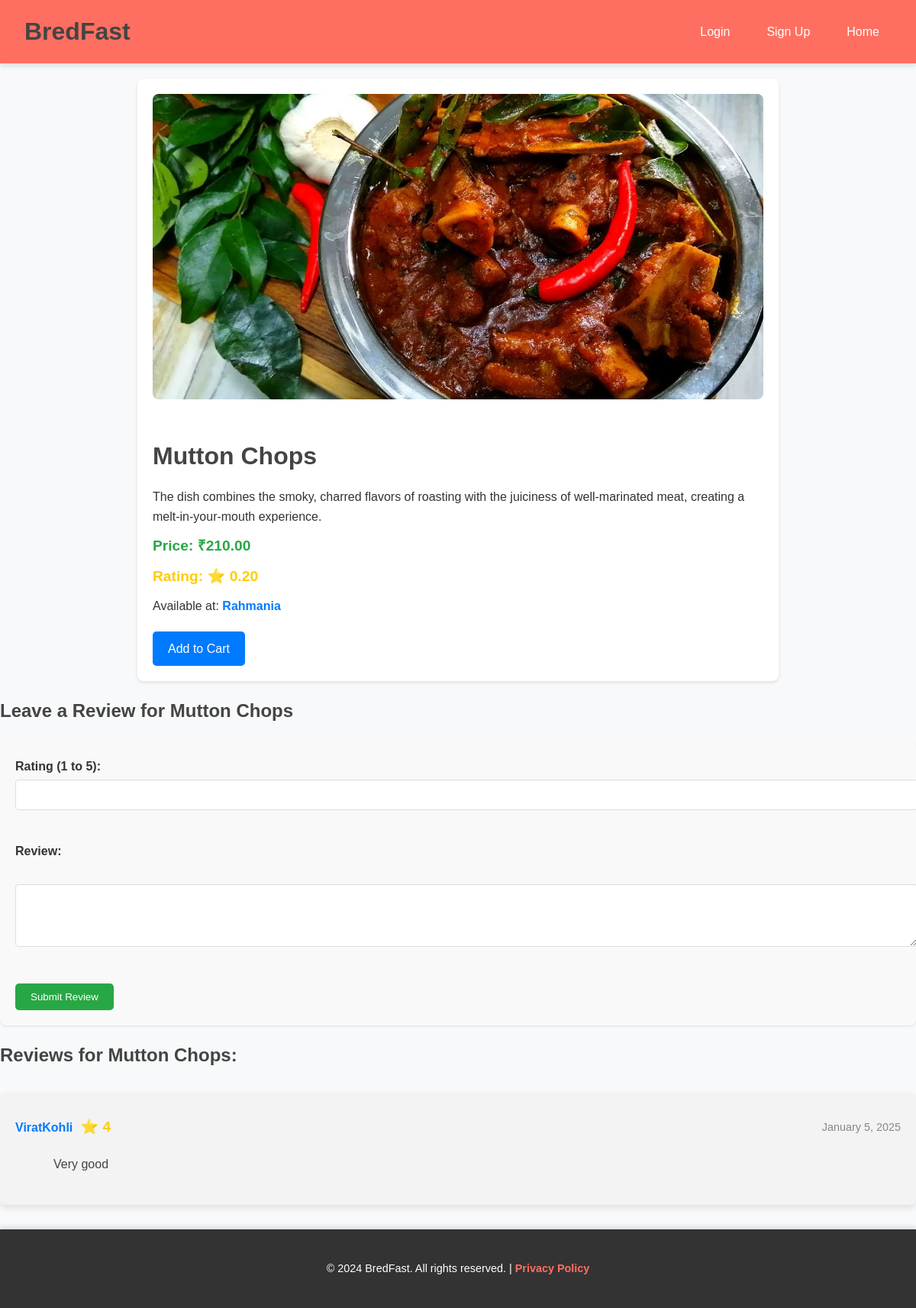
/menuitem/7/, run on the app's committed database.
### check2_app/models.py (models this page shows, shortened)
class MenuItem(models.Model):
    restaurant = models.ForeignKey(Restaurant, on_delete=models.CASCADE, related_name="menu_items")
    name = models.CharField(max_length=255)
    category = models.ForeignKey(Category, on_delete=models.CASCADE)
    description = models.TextField(blank=True, null=True)
    price = models.DecimalField(max_digits=10, decimal_places=2)
    image = models.ImageField(upload_to='uploads/menu_images/', blank=True, null=True)
    rating = models.DecimalField(max_digits=2, decimal_places=2)

class Restaurant(models.Model):
    name = models.CharField(max_length=255)
    address = models.CharField(max_length=255)
    latitude = models.FloatField(blank=True, null=True)
    longitude = models.FloatField(blank=True, null=True)
    image = models.ImageField(upload_to='uploads/restaurant_images/', blank=True, null=True)
    categories = models.ManyToManyField('Category', related_name='restaurants')

class Review(models.Model):
    user = models.ForeignKey(User, on_delete=models.CASCADE, related_name="reviews")
    restaurant = models.ForeignKey(Restaurant, on_delete=models.CASCADE, related_name="reviews", blank=True, null=True)
    menu_item = models.ForeignKey(MenuItem, on_delete=models.CASCADE, related_name="reviews", blank=True, null=True)
    rating = models.PositiveIntegerField(validators=[MinValueValidator(1), MaxValueValidator(5)])
    comment = models.TextField(blank=True, null=True)
    created_at = models.DateTimeField(auto_now_add=True)

### check2_app/views.py (the view, shortened to what this page needs)
# urls.py: path('menuitem/<int:pk>/', views.food_item, name='food-item'),
def food_item(request, pk):
    menu_item = get_object_or_404(MenuItem, pk=pk)
    return render(request, 'food.html', {'menuitem': menu_item})

### templates/food.html (shortened to what this page needs)
<!DOCTYPE html>
<html lang="en">
<head>
</head>
<body>
    <header>
        <h1>BredFast</h1>
        <nav>
            {% if user.is_authenticated %}
                <a href="{% url 'logout' %}">Logout</a>
                <a href="{% url 'cart-view' %}">Cart</a>
                <a href="{% url 'home' %}">Home</a>
            {% else %}
                <a href="{% url 'login' %}">Login</a>
                <a href="{% url 'signup' %}">Sign Up</a>
                <a href="{% url 'home' %}">Home</a>
            {% endif %}
        </nav>
    </header>
    <div class="container">
        {% if menuitem.image %}
            <img src="{{ menuitem.image.url }}" alt="{{ menuitem.name }}">
        {% endif %}
        <h1>{{ menuitem.name }}</h1>
        <p>{{ menuitem.description }}</p>
        <p class="price">Price: ₹{{ menuitem.price }}</p>
        <p class="rating">Rating: ⭐ {{ menuitem.rating }}</p>
        <p>Available at: <span class="restaurant-name">{{ menuitem.restaurant.name }}</span></p>
        <a href="{% url 'add-to-cart' menuitem.id %}" class="btn-cart">Add to Cart</a>
    </div>
    <h2>Leave a Review for {{ menuitem.name }}</h2>
    <form method="POST">
        <label for="rating">Rating (1 to 5):</label>
        <input type="number" id="rating" name="rating" min="1" max="5" required><br><br>
        <label for="comment">Review:</label><br>
        <textarea id="comment" name="comment" rows="4" required></textarea><br><br>
        <button type="submit">Submit Review</button>
    </form>
    <h2>Reviews for {{ menuitem.name }}:</h2>
    {% if menuitem.reviews.all %}
        {% for review in menuitem.reviews.all %}
            <div class="review-container">
                <div class="review-header">
                    <span class="username">{{ review.user.username }}</span>
                    <span class="rating">⭐ {{ review.rating }}</span>
                    <span class="date">{{ review.created_at|date:"F j, Y" }}</span>
                </div>
                <div class="review-body">{{ review.comment }}</div>
            </div>
        {% endfor %}
    {% else %}
        <p>No reviews yet for this food item.</p>
    {% endif %}
    <footer>
        <p>&copy; 2024 BredFast. All rights reserved. | <a href="#">Privacy Policy</a></p>
    </footer>
</body>
</html>

### templates/food.html (style rules this page uses)
body { font-family: Arial, sans-serif; line-height: 1.6; margin: 0; padding: 0; background-color: #f8f9fa; color: #333; }
.container { max-width: 800px; margin: 20px auto; padding: 20px; background: #fff; border-radius: 8px; box-shadow: 0 2px 4px rgba(0, 0, 0, 0.1); }
h1, h2 { color: #444; margin-bottom: 15px; }
p { margin: 10px 0; }
img { width: 100%; max-height: 400px; object-fit: cover; border-radius: 8px; margin-bottom: 20px; }
.price, .rating { font-size: 1.2em; font-weight: bold; margin: 10px 0; }
.price { color: #28a745; }
.rating { color: #ffcc00; }
.restaurant-name { font-weight: bold; color: #007bff; }
.btn-cart { display: inline-block; background: #007bff; color: #fff; padding: 10px 20px; text-decoration: none; border-radius: 5px; transition: background 0.3s; margin-top: 10px; }
form { margin-top: 20px; padding: 20px; background: #f9f9f9; border-radius: 8px; box-shadow: 0 1px 3px rgba(0, 0, 0, 0.1); }
form label { font-weight: bold; display: block; margin-bottom: 5px; }
form input[type="number"], form textarea { width: 100%; padding: 10px; margin-bottom: 15px; border: 1px solid #ddd; border-radius: 4px; font-size: 1em; }
form button[type="submit"] { background: #28a745; color: #fff; padding: 10px 20px; border: none; border-radius: 5px; cursor: pointer; transition: background 0.3s; }
.review-container { background-color: #f3f3f3; padding: 20px; border-radius: 8px; box-shadow: 0 4px 8px rgba(0, 0, 0, 0.1); margin-top: 30px; }
.review-container .review-header { display: flex; align-items: center; margin-bottom: 10px; }
.review-container .review-header .username { font-weight: bold; color: #007bff; }
.review-container .review-header .rating { color: #ffcc00; margin-left: 10px; }
.review-container .review-header .date { font-size: 0.9em; color: #888; margin-left: auto; }
.review-container .review-body { font-size: 1em; color: #444; padding-left: 50px; margin-bottom: 20px; }
header { background-color: #ff6f61; color: #fff; padding: 1rem 2rem; display: flex; justify-content: space-between; align-items: center; box-shadow: 0 4px 6px rgba(0, 0, 0, 0.1); position: sticky; top: 0; z-index: 1000; }
header h1 { font-size: 2rem; margin: 0; font-weight: bold; }
header nav { display: flex; gap: 1rem; }
header nav a { color: #fff; text-decoration: none; padding: 0.5rem 1rem; border-radius: 5px; transition: background-color 0.3s ease; }
footer { background-color: #333; color: #fff; text-align: center; padding: 2rem 1rem; margin-top: 2rem; box-shadow: 0 -4px 6px rgba(0, 0, 0, 0.1); }
footer p { margin: 0.5rem 0; font-size: 0.9rem; }
footer a { color: #ff6f61; text-decoration: none; font-weight: bold; }

### data on the page
MenuItem: image (picture), name "Mutton Chops", description "The dish combines the smoky, charred flavors of roasting with the juiciness of well-marinated meat, creating a melt-in-your-mouth experience.", price "210.00", rating "0.20", restaurant.name "Rahmania"
Review: user.username "ViratKohli", rating "4", created_at "January 5, 2025", comment "Very good"
